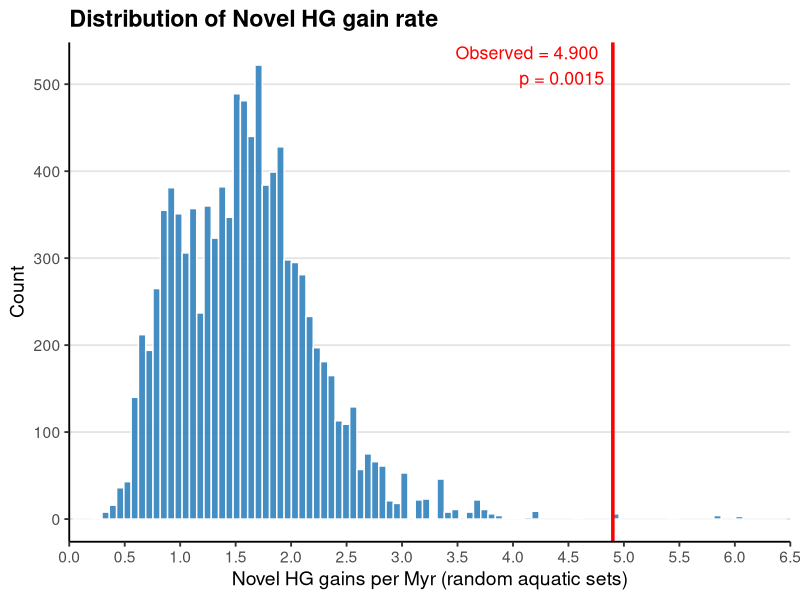

Write the R code that produced this figure.
rm( list = ls( ) )

set.seed(2025)
# Read data
df <- read.csv("aquatic_terrestrial_novelHGcounts_and_timings.csv", comment.char = "#")

terr_ids <- df$node_id[df$habit_type == "terrestrial"]
terr_ids

# Set bin
df$exp_bin <- cut(df$exposure, breaks = 4)
df$exp_bin

# Set aquatic pool
bins_needed   <- unique(df$exp_bin[df$node_id %in% terr_ids])
aquatic_pool  <- df$node_id[df$habit_type == "aquatic" &
                              df$exp_bin %in% bins_needed]
aquatic_pool

# Define an exposure-scaled statistic
statistic <- function(ids){
  with(df[df$node_id %in% ids, ],
       sum(novel_HG_count) / sum(exposure))      # total gains per Myr
}

# Calculate observed profile of terrestrial nodes
S_obs <- statistic(terr_ids)
S_obs

# Permutation
B       <- 10000
S_boot  <- numeric(B)
for(b in seq_len(B)){
  # sample with replacement
  draw      <- sample(aquatic_pool, length(terr_ids), replace = TRUE)
  S_boot[b] <- statistic(draw)
}

# Empirical p-value and SES
p_boot <- (sum(S_boot >= S_obs) + 1) / (B + 1)
p_boot
SES_boot <- (S_obs - mean(S_boot)) / sd(S_boot)
SES_boot
cat(sprintf("Bootstrap p = %.5f; SES = %.2f\n", p_boot, SES_boot))


### Plot
library(ggplot2)

# Prepare the permutation results
df_perm <- data.frame(rate = S_boot)

# Set the number of bins
bins <- 100
max_rate <- ceiling(max(df_perm$rate) * 2) / 2
# Build the plot
ggplot(df_perm, aes(x = rate)) +
  ## histogram of all null draws
  geom_histogram(bins      = bins,
                 fill      = "#3182bd",
                 colour    = "white",
                 alpha     = 0.9) +
  ## vertical line at observed terrestrial rate
  geom_vline(xintercept = S_obs,
             colour      = "red",
             size        = 1.2) +
  ## annotation text in the top‐right corner
  annotate("text",
           x     = S_obs,
           y     = Inf, vjust = 1.1, hjust = 1.1,
           colour = "red", size = 4.5,
           label = sprintf("Observed = %.3f\np = %.3g",
                           S_obs, p_boot)) +
  scale_x_continuous(
    breaks = seq(0, max_rate, by = 0.5),
    limits = c(0, max_rate),
    expand = c(0, 0)
  ) +
  ## axis labels and title
  labs(title = "Distribution of Novel HG gain rate",
       x     = "Novel HG gains per Myr (random aquatic sets)",
       y     = "Count") +
  ## styling
  theme_classic(base_size = 14) +
  theme(
    plot.title         = element_text(face = "bold"),
    panel.grid.major.y = element_line(colour = "grey90"),
    panel.grid.minor.y = element_blank()
  )
